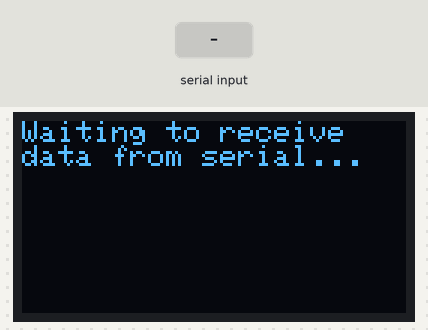
This sketch was run on a simulated Arduino Uno, built with avr-gcc and run on an emulated ATmega328P. Parts: 128×64 one-colour display. The test bench sets the inputs (shaded band). What the sketch prints to the serial monitor is not drawn.

Above: at 1.2 s.
1.3 s: "1\n" received over Serial
At 2.2 s:
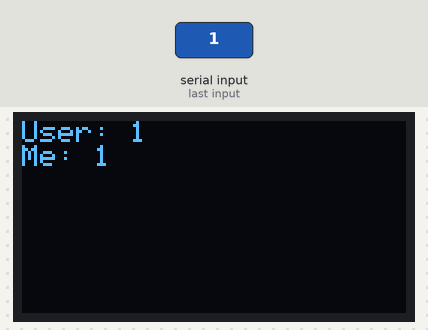
2.8 s: "0\n" received over Serial
At 3.3 s:
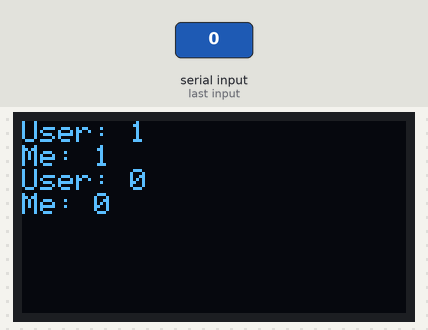
4.3 s: "2\n" received over Serial
At 4.6 s:
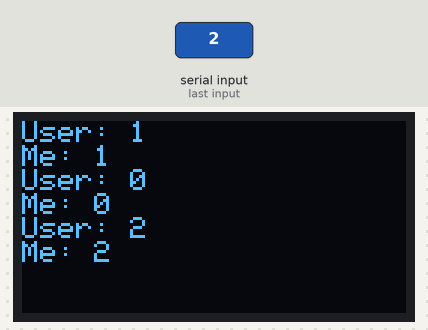
Timing chart, 0 to 7.3 s (numbered marks = the images above; inputs shaded):
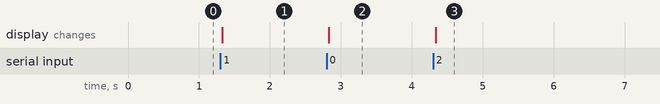

The sketch:

L2_Web_Serial.ino
```cpp
/**
 * Receives a string off of the serial port and prints it out
 * on the OLED display.
 *
 * By Jon E. Froehlich
 * @jonfroehlich
 * http://makeabilitylab.io
 *
 */

// #include <SPI.h> // Comment out when using i2c
#include <Wire.h>
#include <Adafruit_GFX.h>
#include <Adafruit_SSD1306.h>

const int DELAY_MS = 5;

#define SCREEN_WIDTH 128 // OLED display width, in pixels
#define SCREEN_HEIGHT 64 // OLED display height, in pixels

// Declaration for an SSD1306 display connected to I2C (SDA, SCL pins)
#define OLED_RESET     4 // Reset pin # (or -1 if sharing Arduino reset pin)
Adafruit_SSD1306 _display(SCREEN_WIDTH, SCREEN_HEIGHT, &Wire, OLED_RESET);

void setup() {
  Serial.begin(9600);

  // SSD1306_SWITCHCAPVCC = generate display voltage from 3.3V internally
  if(!_display.begin(SSD1306_SWITCHCAPVCC, 0x3D)) { // Address 0x3D for 128x64
    Serial.println(F("SSD1306 allocation failed"));
    for(;;); // Don't proceed, loop forever
  }

  _display.clearDisplay();
  _display.setTextSize(1);      // Normal 1:1 pixel scale
  _display.setTextColor(SSD1306_WHITE); // Draw white text
  _display.setCursor(0, 0);     // Start at top-left corner
  _display.print("Waiting to receive\ndata from serial...");
  _display.display();
}

String rcvdSerialData;

void loop() {
  // Check to see if there is any incoming serial data
  if(Serial.available() > 0){
    // If we're here, then serial data has been received
    // Read data off the serial port until we get to the endline delimeter ('\n')
    // Store all of this data into a string
    String receivedMessage = Serial.readStringUntil('\n') + '\n';
    rcvdSerialData += String("User: ") + receivedMessage;

    String response = receivedMessage;
    response.toUpperCase();
    rcvdSerialData += String("Me: ") + response;

    _display.clearDisplay();
    int16_t x1, y1;
    uint16_t textWidth, textHeight;

    _display.setTextSize(3);

    // Measure one line of text
    _display.getTextBounds("Test", 0, 0, &x1, &y1, &textWidth, &textHeight);
    int oneLineOfTextHeight = textHeight;

    // Measure the height of the received data
    _display.getTextBounds(rcvdSerialData, 0, 0, &x1, &y1, &textWidth, &textHeight);

    // Automatically set font size and centering and display received text
    if(textHeight <= oneLineOfTextHeight){
      // Write small amounts of text to center of screen
      uint16_t yText = _display.height() / 2 - textHeight / 2;
      uint16_t xText = _display.width() / 2 - textWidth / 2;
      _display.setCursor(xText, yText);
      _display.print(rcvdSerialData);
      _display.display();
    }else{
      // Once text gets too large, write it smaller and start at 0,0
      _display.setTextSize(1);
      _display.setCursor(0, 0);
      _display.print(rcvdSerialData);
      _display.display();
    }

    uint16_t yText = _display.height() / 2 - textHeight / 2;
    uint16_t xText = _display.width() / 2 - textWidth / 2;

    // Echo the data back on serial (for debugging purposes)
    // This is not necessary but helpful. Then the webpage can
    // display this debug output (if necessary)
    Serial.println(response);
  }

  delay(DELAY_MS);
}
```

Measured:
- after the input at 1.3 s, the display: changes at once (image 1)
- after the input at 2.8 s, the display: changes at once (image 2)
- after the input at 4.3 s, the display: changes at once (image 3)
